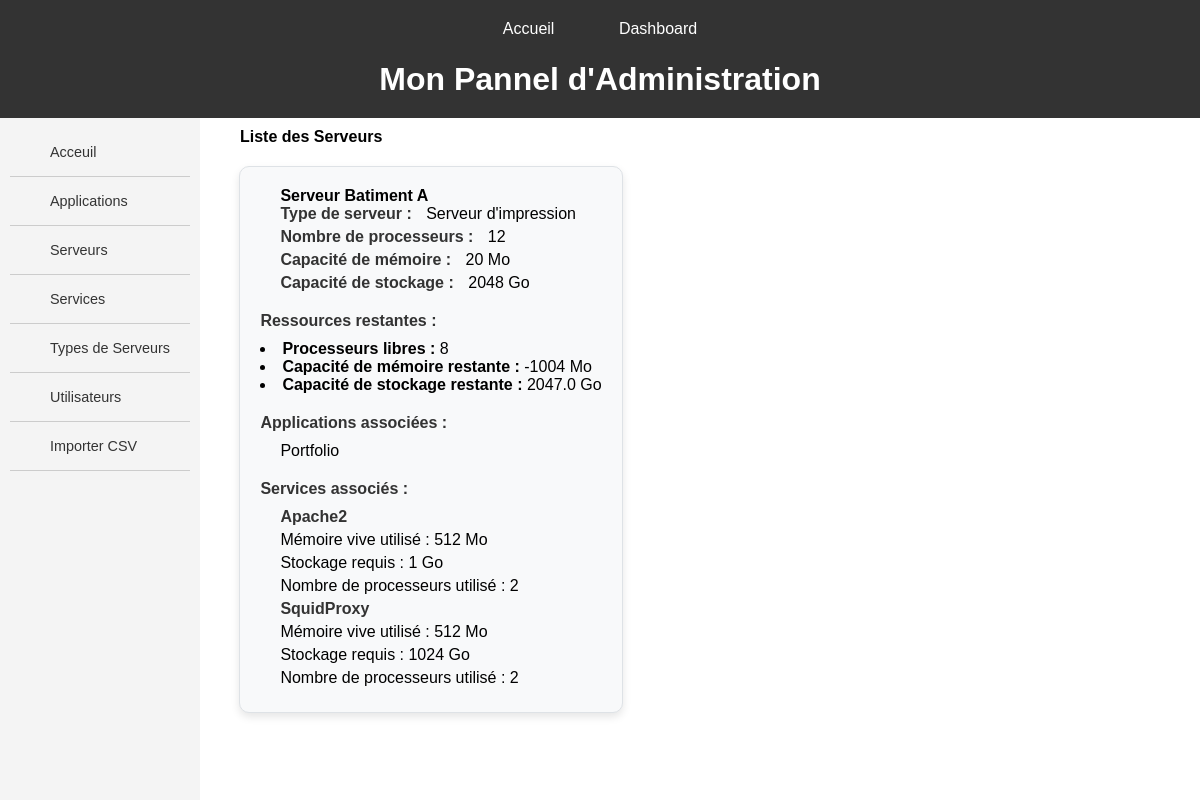
The app's page /dashboard/, older data.
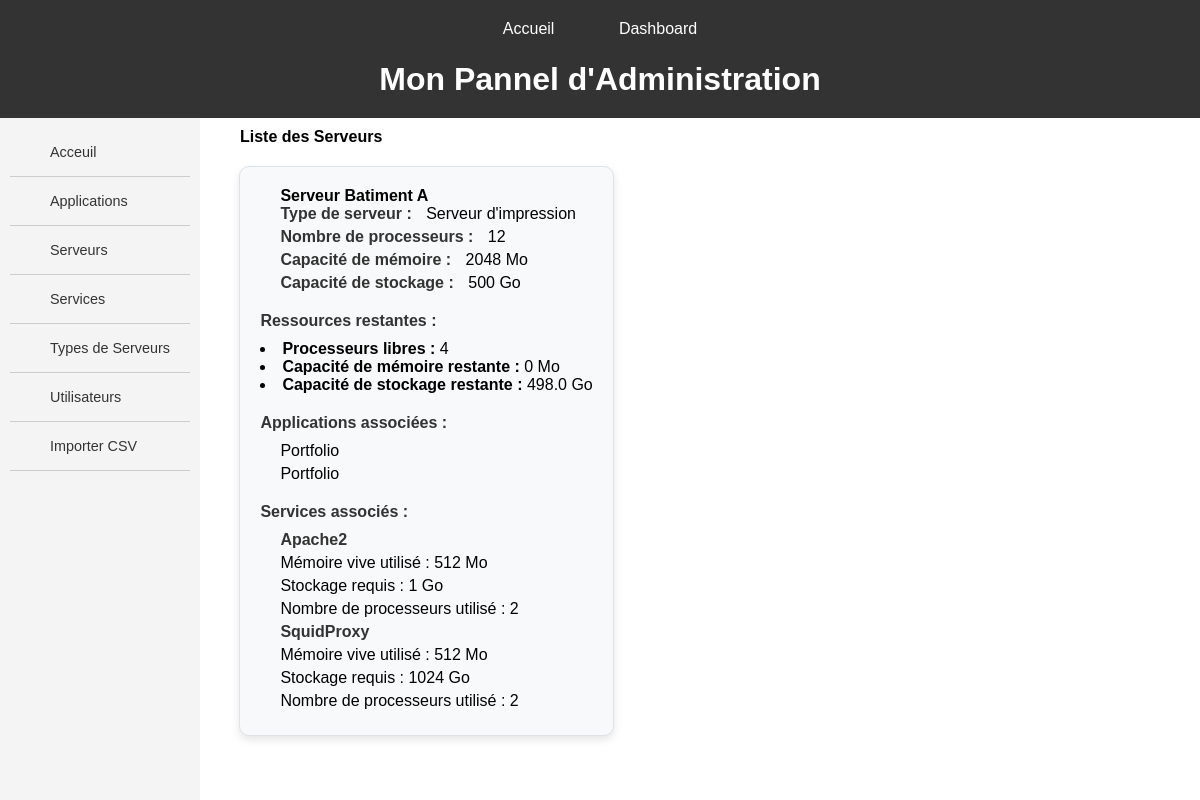
The same page, newer data.
### servops/models.py (models this page shows, shortened)
class Server(models.Model):
    name = models.CharField(max_length=200)
    server_type = models.ForeignKey(ServerType, on_delete=models.CASCADE)
    num_processors = models.IntegerField()
    memory_capacity = models.IntegerField()
    storage_capacity = models.IntegerField()
    used_processors = models.IntegerField(default=0)
    used_memory = models.IntegerField(default=0)
    def free_processors(self):
        total = 0
        for application in self.applications.all():
            for service in application.services.all():
                total += service.required_processors
        free = self.num_processors - total
        return free
    def free_ram(self):
        total = 0
        for application in self.applications.all():
            for service in application.services.all():
                total += service.required_memory
        return self.memory_capacity - total
    def free_stockage(self):
        total = 0
        for application in self.applications.all():
            for service in application.services.all():
                total += service.memory_used / 1024  # Convertir de Mo à Go
        return round(self.storage_capacity - total, 2)

class ServerType(models.Model):
    type = models.CharField(max_length=200)
    description = models.TextField()
    def __str__(self):
        return self.type

class Application(models.Model):
    name = models.CharField(max_length=200)
    logo = models.ImageField(upload_to='logos/', null=True, blank=True, default='logos/logo.png')
    user = models.ForeignKey(ServUser, on_delete=models.CASCADE, related_name='applications')
    services = models.ManyToManyField(Service, related_name='applications')
    launch_server = models.ForeignKey(Server, on_delete=models.CASCADE, related_name='applications')

class Service(models.Model):
    name = models.CharField(max_length=200)
    launch_date = models.DateField()
    memory_used = models.IntegerField()
    required_memory = models.IntegerField()
    required_processors = models.IntegerField(default=1)
    launch_server = models.ForeignKey(Server, on_delete=models.CASCADE, related_name='services')

### servops/views.py (the view)
# urls.py: path('dashboard/', views.dashboard, name='dashboard'),
def dashboard(request):
    servers = Server.objects.all()
    return render(request, 'servops/dashboard.html', {'servers': servers})

### servops/templates/servops/dashboard.html (shortened to what this page needs)
{% extends 'servops/MAIN/main_dashboard.html' %}
{% block header %}Mon Pannel d'Administration{% endblock %}
{% block content %}
<h2>Liste des Serveurs</h2>
<div class="container">
    {% for server in servers %}
    <div class="service-box">
        <h3>{{ server.name }}</h3>
        <ul>
            <li><strong>Type de serveur :</strong> {{ server.server_type }}</li>
            <li><strong>Nombre de processeurs :</strong> {{ server.num_processors }}</li>
            <li><strong>Capacité de mémoire :</strong> {{ server.memory_capacity }} Mo</li>
            <li><strong>Capacité de stockage :</strong> {{ server.storage_capacity }} Go</li>
        </ul>
        <h4>Ressources restantes :</h4>
        <li><strong>Processeurs libres :</strong> {{ server.free_processors }}</li>
        <li><strong>Capacité de mémoire restante :</strong> {{ server.free_ram }} Mo</li>
        <li><strong>Capacité de stockage restante :</strong> {{ server.free_stockage }} Go</li>
        <h4>Applications associées :</h4>
        <ul>
            {% for application in server.applications.all %}
            <li>{{ application.name }}</li>
            {% endfor %}
        </ul>
        <h4>Services associés :</h4>
        <ul>
            {% for service in server.services.all %}
            <li><strong>{{ service.name }}</strong></li>
            <li>Mémoire vive utilisé : {{ service.required_memory }} Mo</li>
            <li>Stockage requis : {{ service.memory_used }} Go</li>
            <li>Nombre de processeurs utilisé : {{ service.required_processors }}</li>
            {% endfor %}
        </ul>
    </div>
    {% endfor %}
</div>
{% endblock %}
{% block sidebar %}
    <li><a href="{% url 'index'%}">Acceuil</a></li>
    <li><a href="{% url 'applications_home'%}">Applications</a></li>
    <li><a href="{% url 'servers_crud'%}">Serveurs</a></li>
    <li><a href="{% url 'services_crud' %}">Services</a></li>
    <li><a href="{% url 'server_types_crud' %}">Types de Serveurs</a></li>
    <li><a href="{% url 'users_crud' %}">Utilisateurs</a></li>
    <li><a href="{% url 'import_csv' %}">Importer CSV</a></li>
{% endblock %}

Row changes from the older to the newer data that the page shows:
changed Server "Serveur Batiment A": memory_capacity "20" → "2048"; storage_capacity "2048" → "500"; free_processors "8" → "4"; free_ram "-1004" → "0"; free_stockage "2047.0" → "498.0"
added Application: name "Portfolio"
